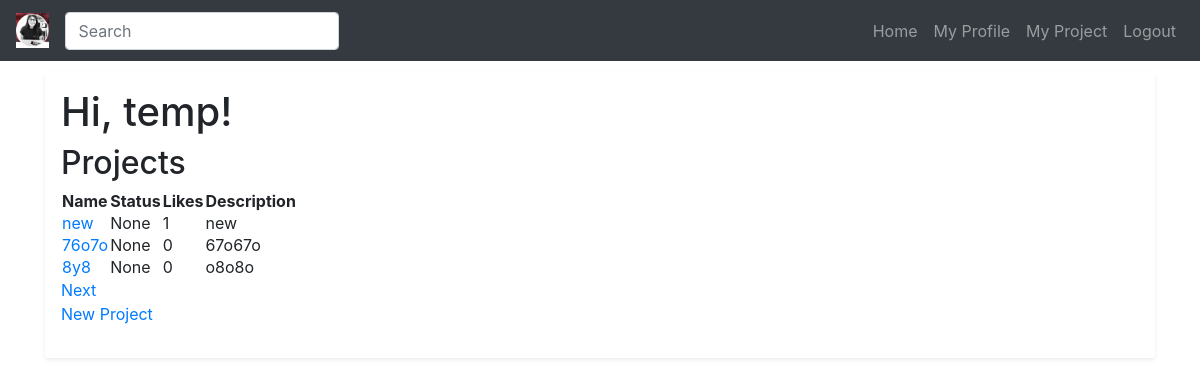
Page /my_projects (signed in) on the committed database.
### app/models/user.py (models this page shows, shortened)
class User(UserMixin, db.Model):
    __tablename__ = 'users'
    id = db.Column(db.Integer, primary_key=True)
    username = db.Column(db.String(64), index=True, unique=True)
    email = db.Column(db.String(128), index=True, unique=True)
    password_hash = db.Column(db.String(128))
    date_joined = db.Column(db.DateTime, index=True, default=datetime.utcnow())
    projects = db.relationship('Project', secondary=contributions, lazy='dynamic',
                               backref=db.backref('contributors', lazy='dynamic'))
    skills = db.relationship('Skill', secondary=user_skills, lazy='dynamic',
                             backref=db.backref('users', lazy='dynamic'))
    projects_liked = db.relationship('Project', secondary=project_likes, lazy='dynamic',
                                     backref=db.backref('liked_by', lazy='dynamic'))

### app/models/project.py (models this page shows, shortened)
class Project(db.Model):
    __tablename__ = 'projects'
    id = db.Column(db.Integer, primary_key=True)
    name = db.Column(db.String(64))
    description = db.Column(db.String(1024))
    status = db.Column(db.String(64))
    creation_date = db.Column(db.DateTime, index=True, default=datetime.utcnow)
    last_update = db.Column(db.DateTime, index=True, default=datetime.utcnow)
    tags = db.relationship('Tag', secondary=project_tags, lazy='dynamic',
                           backref=db.backref('projects', lazy='dynamic'))
    skills = db.relationship('Skill', secondary=project_skills, lazy='dynamic',
                             backref=db.backref('projects', lazy='dynamic'))
    membership_requests = db.relationship('User', secondary=project_requests, lazy='dynamic',
                                          backref=db.backref('membership_requests', lazy='dynamic'))
    def likes(self):
        return self.liked_by.count()

### app/main/routes.py (the view)
@bp.route('/my_projects')
@login_required
def my_projects():
    items_per_page = request.args.get('items_per_page', current_app.config['DEFAULT_ITEMS_PER_PAGE'], type=int)
    page_no = request.args.get('page', 1, type=int)
    projects = current_user.projects.order_by(Project.last_update.desc()).paginate(page_no, items_per_page, False)
    next_url = url_for('main.my_projects', page=projects.next_num) if projects.has_next else None
    prev_url = url_for('main.my_projects', page=projects.prev_num) if projects.has_prev else None
    return render_template('dev/user_projects.html', title='My Projects', projects=projects.items,
                           next_url=next_url, prev_url=prev_url)

### app/models/user.py (called while the page is built)
@login.user_loader
def load_user(id):
    return User.query.get(int(id))

### app/templates/dev/user_projects.html (shortened to what this page needs)
{% extends "nav_bar2(demo).html" %}
{% block content %}
    <head>
    </head>
    <h1> Hi, {{current_user.username}}!</h1>
    <h2>Projects</h2>
    {% if current_user.projects.all()|length > 0 %}
        {% include "dev/_project_list.html" %}
        <p><a href="{{ url_for('dev.new_project') }}">New Project</a></p>
    {% else %}
        <p> No projects. <a href="{{ url_for('dev.new_project') }}">Create One</a></p>
    {% endif %}
{% endblock %}

### app/templates/dev/_project_list.html (shortened to what this page needs)
<table>
    <tr>
        <th>Name</th>
        <th>Status</th>
        <th>Likes</th>
        <th>Description</th>
    </tr>
        {% for project in projects %}
        <tr valign="top">
            <td><a href="{{ url_for( 'dev.project', project_id=project.id) }}">{{project.name}}</a></td>
            <td>{{project.status}}</td>
            <td>{{project.likes()}}</td>
            <td>{{project.description}}</td>
        </tr>
        {% endfor %}
</table>
{% if next_url %}
<a href="{{ next_url }}">Next</a>
{% endif %}

### rows in the picture
User: username "temp"
Project: name "new", status "None", likes "1", description "new"
Project: name "76o7o", status "None", likes "0", description "67o67o"
Project: name "8y8", status "None", likes "0", description "o8o8o"
